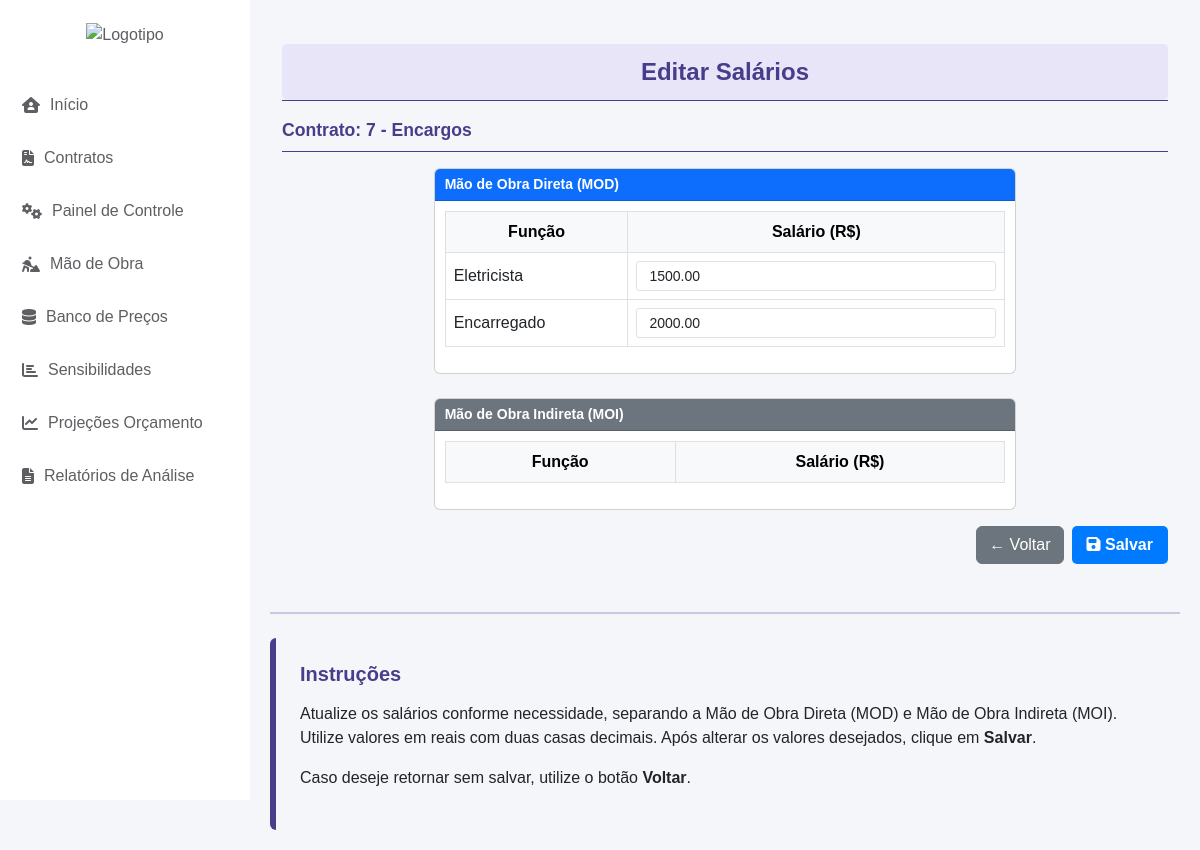
The page /cadastro_equipe/editar-salarios/7/ on the database its author committed.
### cad_contrato/models.py (models this page shows, shortened)
class CadastroContrato(models.Model):
    ESTADOS_CHOICES = [
        ('AC', 'Acre'),
        ('AL', 'Alagoas'),
        ('AP', 'Amapá'),
        ('AM', 'Amazonas'),
        ('BA', 'Bahia'),
        ('CE', 'Ceará'),
        ('DF', 'Distrito Federal'),
        ('ES', 'Espírito Santo'),
        ('GO', 'Goiás'),
        ('MA', 'Maranhão'),
        ('MT', 'Mato Grosso'),
        ('MS', 'Mato Grosso do Sul'),
        ('MG', 'Minas Gerais'),
        ('PA', 'Pará'),
        ('PB', 'Paraíba'),
        ('PR', 'Paraná'),
        ('PE', 'Pernambuco'),
        ('PI', 'Piauí'),
        ('RJ', 'Rio de Janeiro'),
        ('RN', 'Rio Grande do Norte'),
        ('RS', 'Rio Grande do Sul'),
        ('RO', 'Rondônia'),
        ('RR', 'Roraima'),
        ('SC', 'Santa Catarina'),
        ('SP', 'São Paulo'),
        ('SE', 'Sergipe'),
        ('TO', 'Tocantins'),
    ]
    STATUS_CHOICES = [
        ('EM_LICITACAO', 'Em Licitação'),
        ('EM_RENOVACAO', 'Em Renovação'),
        ('ATIVO', 'Ativo'),
        ('ENCERRADO', 'Encerrado'),
    ]
    contrato = models.AutoField(primary_key=True)
    concessionaria = models.CharField(max_length=100, default='Equatorial')
    estado = models.CharField(max_length=2, choices=ESTADOS_CHOICES, default='GO')
    municipio = models.CharField(max_length=100, default='Goiânia')
    escopo_contrato = models.CharField(max_length=255)
    inicio_vigencia_contrato = models.DateField(default='2025-01-01')
    fim_vigencia_contrato = models.DateField(default='2029-01-01')
    versao_base = models.ForeignKey('self', null=True, blank=True, on_delete=models.PROTECT, related_name='versoes')
    numero_versao = models.IntegerField(default=0)
    descricao_alteracao = models.TextField(blank=True)
    status_contrato = models.CharField(max_length=15, choices=STATUS_CHOICES, default='EM_LICITACAO', verbose_name="Status do Contrato")
    valor_inicial = models.DecimalField(max_digits=15, decimal_places=2, default=0.00, verbose_name="Valor Inicial do Contrato")
    created_at = models.DateTimeField(auto_now_add=True)
    updated_at = models.DateTimeField(auto_now=True)
    class Meta:
        ordering = ['-created_at']

### cadastro_equipe/models.py (models this page shows, shortened)
class Funcao(models.Model):
    nome = models.CharField(max_length=100, unique=True)
    salario = models.DecimalField(max_digits=10, decimal_places=2, default=0.00)

### cadastro_equipe/views.py (the view, shortened to what this page needs)
# urls.py: path('editar-salarios/<int:contrato_id>/', EditarSalariosView.as_view(), name='editar_salarios'),
class EditarSalariosView(View):
    template_name = 'editar_salarios.html'
    def get(self, request, contrato_id):
        contrato = get_object_or_404(CadastroContrato, contrato=contrato_id)
        funcoes_queryset = (
            FuncaoEquipe.objects
            .filter(contrato=contrato)
            .select_related('funcao')
            .order_by('funcao_id')  # Facilita o agrupamento
        )
        funcoes_dict = OrderedDict()
        for funcao_equipe in funcoes_queryset:
            if funcao_equipe.funcao_id not in funcoes_dict:
                funcoes_dict[funcao_equipe.funcao_id] = {
                    'id': funcao_equipe.funcao_id,
                    'nome': funcao_equipe.funcao.nome,
                    'salario_atual': str(funcao_equipe.salario)
                }
        funcoes = list(funcoes_dict.values())
        return render(request, self.template_name, {
            'contrato': contrato,
            'funcoes': funcoes
        })

### app/context_processors.py (called while the page is built)
def contrato_context(request):
    contrato_id = request.session.get('contrato_id')
    contrato = None
    if contrato_id:
        try:
            contrato = CadastroContrato.objects.get(contrato=contrato_id)
        except CadastroContrato.DoesNotExist:
            pass
    return {'contrato': contrato}

### cadastro_equipe/templates/editar_salarios.html (shortened to what this page needs)
{% extends 'base.html' %}
{% block content %}
<div class="container-fluid mt-4">
    <div class="header">
        Editar Salários
    </div>
    <p class="text-center mt-0 font-weight-bold" style="font-size: 0.8rem; border-bottom: 1px solid #483D8B;"> </p>
    <p class="form-label fw-bold" style="color: #483D8B; font-size: 1.1rem;">Contrato: {{ contrato.contrato }} - {{ contrato.escopo_contrato }}</p>
    <p class="text-muted" style="font-size: 0.8rem; border-bottom: 1px solid #483D8B;"></p>
    <form id="salariosForm" method="post">
        <div class="row d-flex justify-content-center align-items-stretch mt-3">
            <div class="col-lg-8">
                <div class="card w-100 h-100">
                    <div class="card-header bg-primary text-white">
                        Mão de Obra Direta (MOD)
                    </div>
                    <div class="card-body">
                        <div class="table-responsive">
                            <table class="table table-bordered">
                                <thead class="table-light">
                                    <tr class="text-center">
                                        <th>Função</th>
                                        <th>Salário (R$)</th>
                                    </tr>
                                </thead>
                                <tbody>
                                    {% for funcao in funcoes %}
                                    <tr>
                                        <td class="align-middle">{{ funcao.nome }}</td>
                                        <td>
                                            <input type="number" name="salario_mod_{{ funcao.id }}" class="form-control salario-input-mod" data-id="{{ funcao.id }}" value="{{ funcao.salario_atual }}" step="0.01" min="0">
                                        </td>
                                    </tr>
                                    {% endfor %}
                                </tbody>
                            </table>
                        </div>
                    </div>
                </div>
            </div>
            <div class="col-lg-8 mt-4">
                <div class="card w-100 h-100">
                    <div class="card-header bg-secondary text-white">
                        Mão de Obra Indireta (MOI)
                    </div>
                    <div class="card-body">
                        <div class="table-responsive">
                            <table class="table table-bordered">
                                <thead class="table-light">
                                    <tr class="text-center">
                                        <th>Função</th>
                                        <th>Salário (R$)</th>
                                    </tr>
                                </thead>
                            </table>
                        </div>
                    </div>
                </div>
            </div>
        </div>
        <div class="row mt-3">
            <div class="col-md-12 d-flex justify-content-end gap-2">
                <button type="button" class="btn btn-secondary" onclick="window.history.back();">
                    ← Voltar
                </button>
                <button type="button" id="salvar" class="btn btn-save">
                    <i class="fas fa-save"></i> Salvar
                </button>
            </div>
        </div>
    </form>
</div>
<hr class="mt-5 mb-4" style="border: 1px solid #483D8B;">
<div class="container mt-4 p-4 rounded" style="background-color: #f4f6fa; border-left: 6px solid #483D8B;">
    <h5 class="fw-bold mb-3" style="color: #483D8B;">Instruções</h5>
    <p>
        Atualize os salários conforme necessidade, separando a Mão de Obra Direta (MOD) e Mão de Obra Indireta (MOI).
        Utilize valores em reais com duas casas decimais.
        Após alterar os valores desejados, clique em <strong>Salvar</strong>.
    </p>
    <p>
        Caso deseje retornar sem salvar, utilize o botão <strong>Voltar</strong>.
    </p>
</div>
{% endblock %}

### app/templates/base.html (style rules this page uses)
body { background-color: #f4f6f9; font-family: Arial, sans-serif; }
.header { background-color: rgb(231, 229, 247); color: #483D8B; text-align: center; padding: 10px; font-size: 1.5rem; font-weight: bold; border-radius: 5px; }
.card-header { background-color: #483D8B; color: white; font-weight: bold; font-size: 14px; padding: 5px 10px; }
.card-body { padding: 10px; }
.form-control { height: 30px; font-size: 14px; border-radius: 3px; }
.btn-save { padding: 5px 15px; font-size: 1rem; font-weight: bold; background-color: #007bff; color: #ffffff; border: none; border-radius: 5px; float: right; }

### rows shown on the page
CadastroContrato: contrato "7", escopo_contrato "Encargos"
Funcao: nome "Eletricista"
Funcao: nome "Encarregado"
